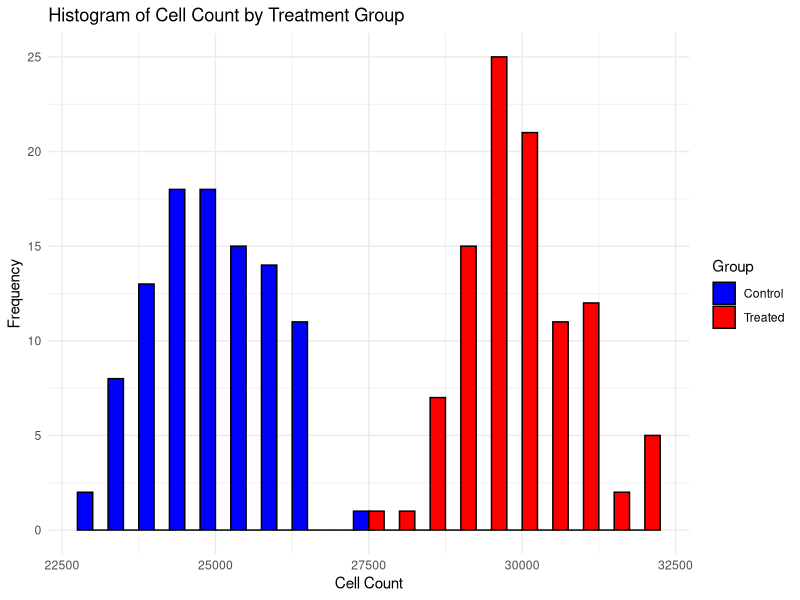
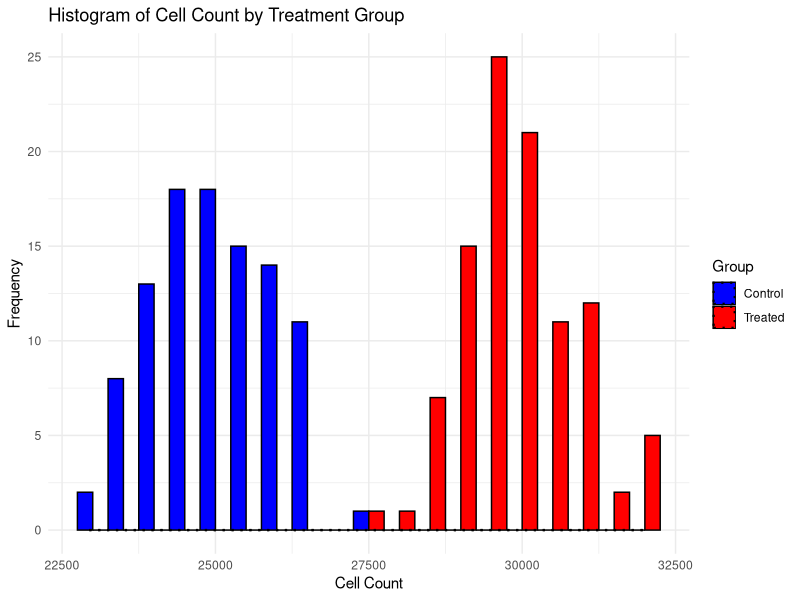
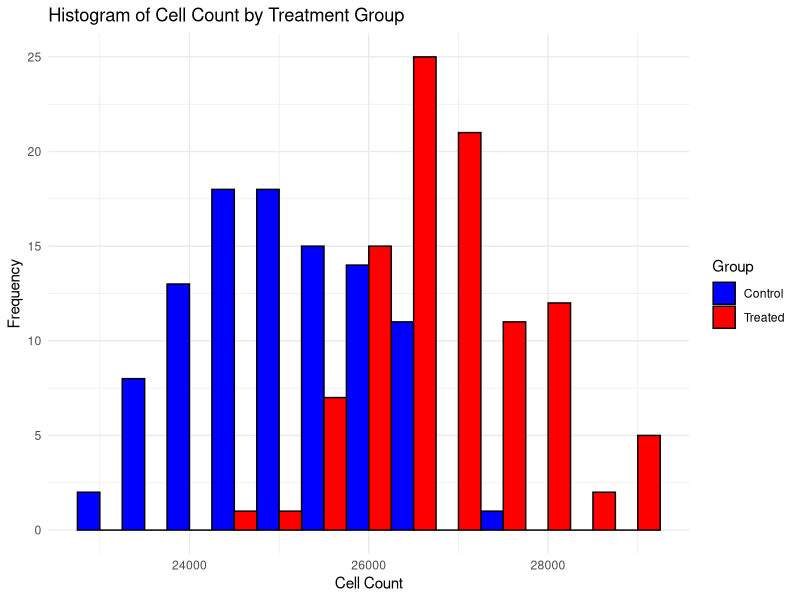
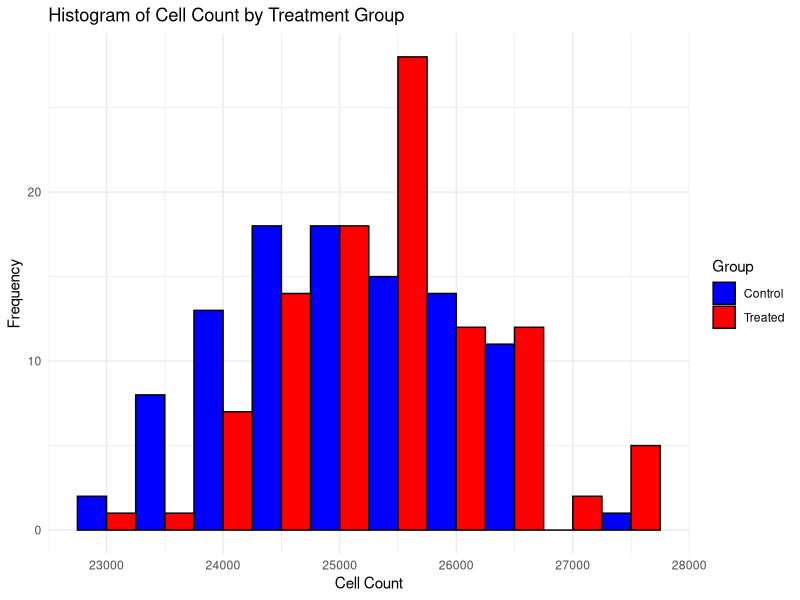
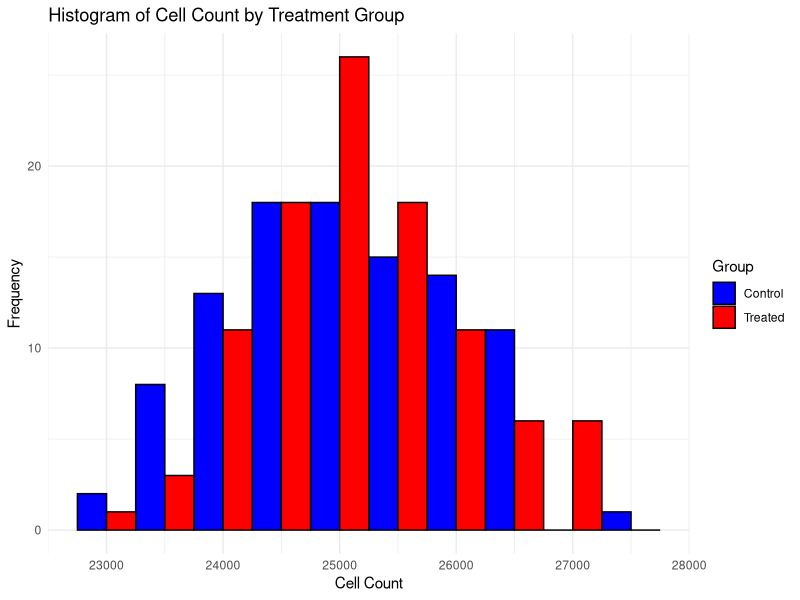
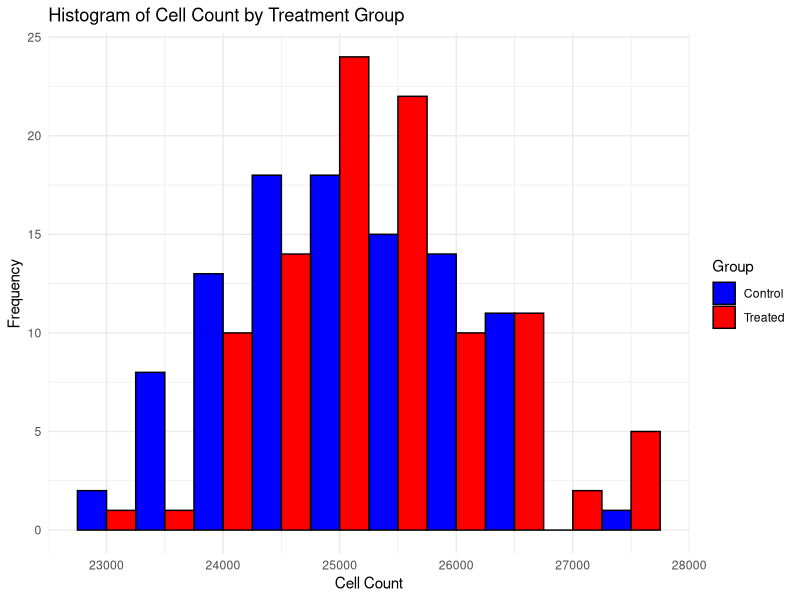
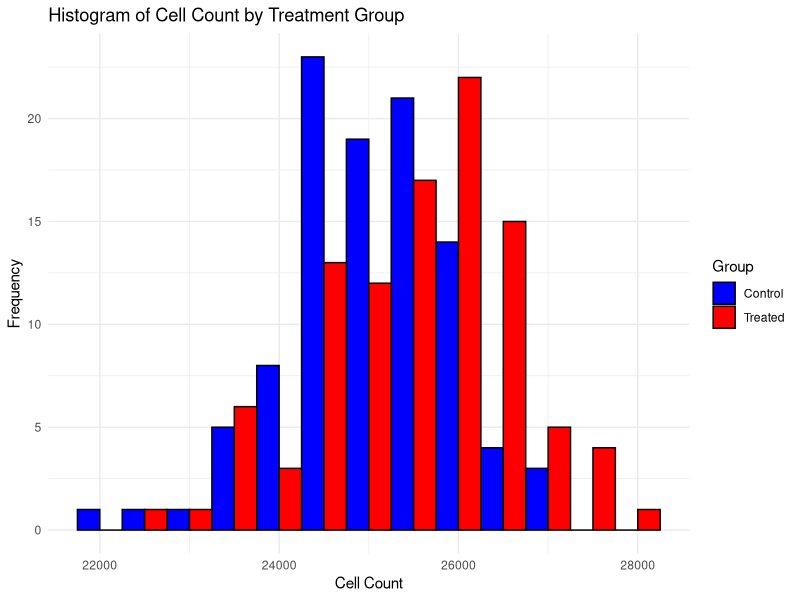
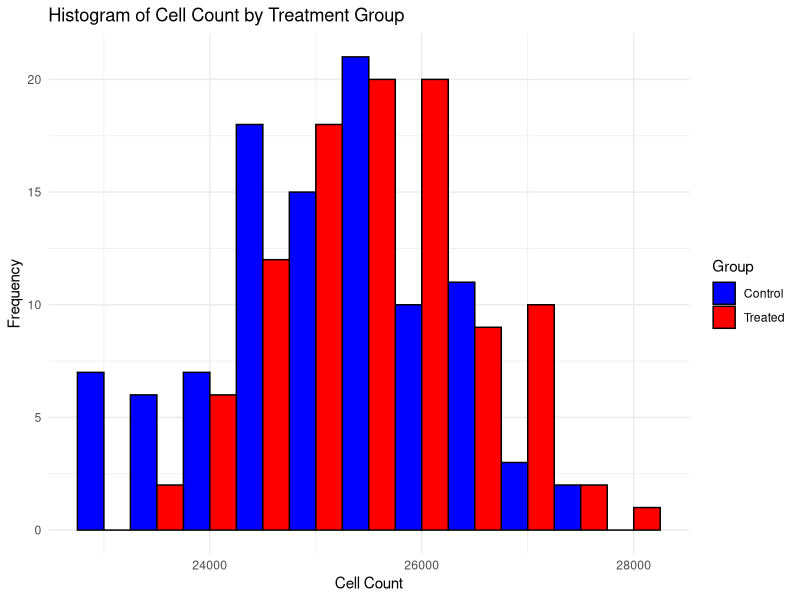

Reproduce these figures in R, in order.
## ---- chunk 1
#loading in ggplot
library(ggplot2)

#setting a seed for reproducible data
set.seed(190)

# creating my treatment groups, here I am using SD to define the range instead of what we did in class
control <- rnorm(100, mean = 25000, sd = 1000)
treated <- rnorm(100, mean = 30000, sd = 1000)

# Create sample IDs
sample_ids <- paste(1:200)

#  creating a dataframe named z in the spirit of continuing the classes methods, I am using a
z <- data.frame(
  Sample_ID = sample_ids,
  Group = rep(c("Control", "Treated"), each = 100),
  Cell_Count = c(control, treated)
)

# the creation of the histogram from last class is a bit confusing so using this method from ggplot instead
OG_plot <- ggplot(z, aes(x = Cell_Count, fill = Group)) +
  geom_histogram(binwidth = 500, position = "dodge", color = "black") +
  labs(title = "Histogram of Cell Count by Treatment Group",
       x = "Cell Count", y = "Frequency") +
  scale_fill_manual(values = c("Control" = "blue", "Treated" = "red")) +
  theme_minimal()

print(OG_plot)

#adding a geom den curve, however, this doesn't seem to be following the trend, perhaps since the two treatments are so different?

OG_plot <-  OG_plot +  geom_density(linetype="dotted",size=0.75)
print(OG_plot)

## ---- chunk 2
#running an anova

anova <- aov(Cell_Count ~ Group, data = z)
summary(anova)

## ---- chunk 3
#testing out different means

#setting a seed for reproducible data
set.seed(190)

# creating my treatment groups, here I am using SD to define the range instead of what we did in class
control <- rnorm(100, mean = 25000, sd = 1000)
treated <- rnorm(100, mean = 27000, sd = 1000)

# Create sample IDs
sample_ids <- paste(1:200)

#  creating a dataframe named z in the spirit of continuing the classes methods, I am using a
z2 <- data.frame(
  Sample_ID = sample_ids,
  Group = rep(c("Control", "Treated"), each = 100),
  Cell_Count = c(control, treated)
)

# the creation of the histogram from last class is a bit confusing so using this method from ggplot instead
OG_plot2 <- ggplot(z2, aes(x = Cell_Count, fill = Group)) +
  geom_histogram(binwidth = 500, position = "dodge", color = "black") +
  labs(title = "Histogram of Cell Count by Treatment Group",
       x = "Cell Count", y = "Frequency") +
  scale_fill_manual(values = c("Control" = "blue", "Treated" = "red")) +
  theme_minimal()

print(OG_plot2)

anova2 <- aov(Cell_Count ~ Group, data = z2)

## ---- chunk 4
#setting a seed for reproducible data
set.seed(190)

# creating my treatment groups, here I am using SD to define the range instead of what we did in class
control <- rnorm(100, mean = 25000, sd = 1000)
treated <- rnorm(100, mean = 25555, sd = 1000)

# Create sample IDs
sample_ids <- paste(1:200)

#  creating a dataframe named z in the spirit of continuing the classes methods, I am using a
z3 <- data.frame(
  Sample_ID = sample_ids,
  Group = rep(c("Control", "Treated"), each = 100),
  Cell_Count = c(control, treated)
)

# the creation of the histogram from last class is a bit confusing so using this method from ggplot instead
OG_plot3 <- ggplot(z3, aes(x = Cell_Count, fill = Group)) +
  geom_histogram(binwidth = 500, position = "dodge", color = "black") +
  labs(title = "Histogram of Cell Count by Treatment Group",
       x = "Cell Count", y = "Frequency") +
  scale_fill_manual(values = c("Control" = "blue", "Treated" = "red")) +
  theme_minimal()

print(OG_plot3)

anova3 <- aov(Cell_Count ~ Group, data = z3)
summary(anova3)
## ---- chunk 5
#setting a seed for reproducible data
set.seed(190)

# creating my treatment groups, here I am using SD to define the range instead of what we did in class
control <- rnorm(100, mean = 25000, sd = 1000)
treated <- rnorm(100, mean = 25250, sd = 1000)

# Create sample IDs
sample_ids <- paste(1:200)

#  creating a dataframe named z in the spirit of continuing the classes methods, I am using a
z4 <- data.frame(
  Sample_ID = sample_ids,
  Group = rep(c("Control", "Treated"), each = 100),
  Cell_Count = c(control, treated)
)

# the creation of the histogram from last class is a bit confusing so using this method from ggplot instead
OG_plot4 <- ggplot(z4, aes(x = Cell_Count, fill = Group)) +
  geom_histogram(binwidth = 500, position = "dodge", color = "black") +
  labs(title = "Histogram of Cell Count by Treatment Group",
       x = "Cell Count", y = "Frequency") +
  scale_fill_manual(values = c("Control" = "blue", "Treated" = "red")) +
  theme_minimal()

print(OG_plot4)

anova4 <- aov(Cell_Count ~ Group, data = z4)
summary(anova4)
## ---- chunk 6
#setting a seed for reproducible data
set.seed(190)

# creating my treatment groups, here I am using SD to define the range instead of what we did in class
control <- rnorm(100, mean = 25000, sd = 1000)
treated <- rnorm(100, mean = 25450, sd = 1000)

# Create sample IDs
sample_ids <- paste(1:200)

#  creating a dataframe named z in the spirit of continuing the classes methods, I am using a
z5 <- data.frame(
  Sample_ID = sample_ids,
  Group = rep(c("Control", "Treated"), each = 100),
  Cell_Count = c(control, treated)
)

# the creation of the histogram from last class is a bit confusing so using this method from ggplot instead
OG_plot5 <- ggplot(z5, aes(x = Cell_Count, fill = Group)) +
  geom_histogram(binwidth = 500, position = "dodge", color = "black") +
  labs(title = "Histogram of Cell Count by Treatment Group",
       x = "Cell Count", y = "Frequency") +
  scale_fill_manual(values = c("Control" = "blue", "Treated" = "red")) +
  theme_minimal()

print(OG_plot5)

anova5 <- aov(Cell_Count ~ Group, data = z5)
summary(anova5)
## ---- chunk 7

# creating my treatment groups, here I am using SD to define the range instead of what we did in class
control <- rnorm(100, mean = 25000, sd = 1000)
treated <- rnorm(100, mean = 25450, sd = 1000)

# Create sample IDs
sample_ids <- paste(1:200)

#  creating a dataframe named z in the spirit of continuing the classes methods, I am using a
zRANDOM <- data.frame(
  Sample_ID = sample_ids,
  Group = rep(c("Control", "Treated"), each = 100),
  Cell_Count = c(control, treated)
)

# the creation of the histogram from last class is a bit confusing so using this method from ggplot instead
OG_plot_RANDOM <- ggplot(zRANDOM, aes(x = Cell_Count, fill = Group)) +
  geom_histogram(binwidth = 500, position = "dodge", color = "black") +
  labs(title = "Histogram of Cell Count by Treatment Group",
       x = "Cell Count", y = "Frequency") +
  scale_fill_manual(values = c("Control" = "blue", "Treated" = "red")) +
  theme_minimal()

print(OG_plot_RANDOM)

anova_RANDOM <- aov(Cell_Count ~ Group, data = zRANDOM)
summary(anova_RANDOM)
## ---- chunk 8

# creating my treatment groups, here I am using SD to define the range instead of what we did in class
control <- rnorm(100, mean = 25000, sd = 1000)
treated <- rnorm(100, mean = 25450, sd = 1000)

# Create sample IDs
sample_ids <- paste(1:200)

#  creating a dataframe named z in the spirit of continuing the classes methods, I am using a
zRANDOM <- data.frame(
  Sample_ID = sample_ids,
  Group = rep(c("Control", "Treated"), each = 100),
  Cell_Count = c(control, treated)
)

# the creation of the histogram from last class is a bit confusing so using this method from ggplot instead
OG_plot_RANDOM <- ggplot(zRANDOM, aes(x = Cell_Count, fill = Group)) +
  geom_histogram(binwidth = 500, position = "dodge", color = "black") +
  labs(title = "Histogram of Cell Count by Treatment Group",
       x = "Cell Count", y = "Frequency") +
  scale_fill_manual(values = c("Control" = "blue", "Treated" = "red")) +
  theme_minimal()

print(OG_plot_RANDOM)

anova_RANDOM <- aov(Cell_Count ~ Group, data = zRANDOM)
summary(anova_RANDOM)
